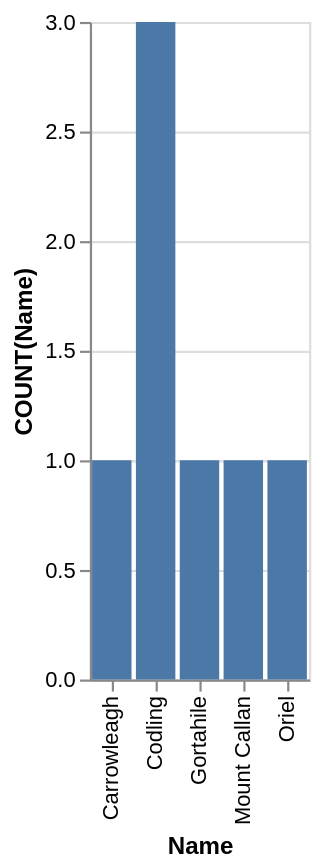

Write the Vega-Lite specification saved for this chart.
### Vega-Lite specification from a JSON file in a GitHub repository (floating-point values rounded to 4 significant figures)
{"data": {"values": [{"x_data": "Carrowleagh", "y_data": 1}, {"x_data": "Codling", "y_data": 3}, {"x_data": "Gortahile", "y_data": 1}, {"x_data": "Mount Callan", "y_data": 1}, {"x_data": "Oriel", "y_data": 1}]}, "mark": "bar", "encoding": {"x": {"field": "x_data", "type": "nominal", "title": "Name", "sort": "ascending"}, "y": {"field": "y_data", "type": "quantitative", "title": "COUNT(Name)"}}}
